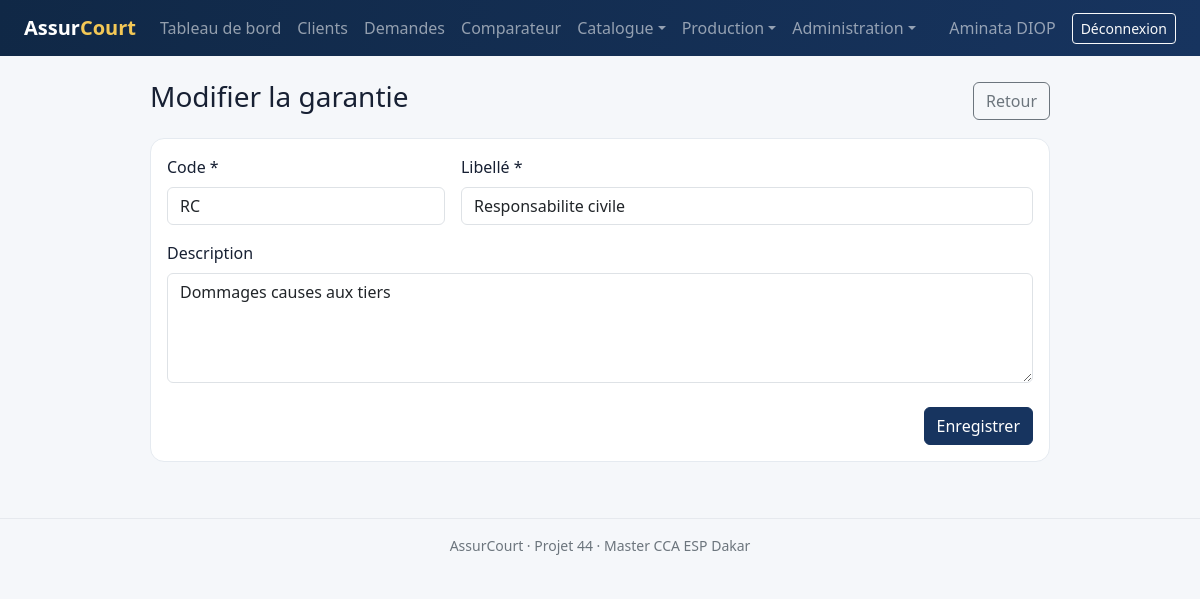
The page /public/garanties/form.php?id=1 (signed in) on the database its author committed.
### tables this page shows
CREATE TABLE garanties (
    id BIGINT UNSIGNED AUTO_INCREMENT PRIMARY KEY,
    code VARCHAR(40) NOT NULL UNIQUE,
    libelle VARCHAR(150) NOT NULL,
    description TEXT NULL
);

### includes/helpers.php (called while the page is built, shortened)
<?php
function e(?string $value): string
{
    return htmlspecialchars($value ?? '', ENT_QUOTES | ENT_SUBSTITUTE, 'UTF-8');
}

### public/garanties/form.php (the view)
<?php
require_once __DIR__.'/../../includes/bootstrap.php';require_roles(['ADMIN','RESPONSABLE']);$db=Database::connection();$id=max(0,(int)($_GET['id']??$_POST['id']??0));$d=['code'=>'','libelle'=>'','description'=>''];$error='';if($id){$s=$db->prepare('SELECT * FROM garanties WHERE id=?');$s->execute([$id]);$d=$s->fetch()?:exit('Garantie introuvable.');}if($_SERVER['REQUEST_METHOD']==='POST'){verify_csrf();foreach(array_keys($d) as $f)$d[$f]=trim((string)($_POST[$f]??''));if($d['code']===''||$d['libelle']==='')$error='Le code et le libellé sont obligatoires.';else{try{if($id)$db->prepare('UPDATE garanties SET code=?,libelle=?,description=? WHERE id=?')->execute([strtoupper($d['code']),$d['libelle'],$d['description']?:null,$id]);else{$db->prepare('INSERT INTO garanties(code,libelle,description) VALUES(?,?,?)')->execute([strtoupper($d['code']),$d['libelle'],$d['description']?:null]);$id=(int)$db->lastInsertId();}audit('ENREGISTREMENT','garantie',$id);flash('success','Garantie enregistrée.');redirect('garanties/index.php');}catch(PDOException){$error='Ce code existe déjà.';}}}$title=$id?'Modifier la garantie':'Nouvelle garantie';require __DIR__.'/../../includes/header.php';?>
<div class="form-shell"><div class="page-heading"><h1 class="h3"><?= e($title) ?></h1><a class="btn btn-outline-secondary" href="index.php">Retour</a></div><?php if($error): ?><div class="alert alert-danger"><?= e($error) ?></div><?php endif; ?><form method="post" class="card card-body"><?= csrf_field() ?><input type="hidden" name="id" value="<?= $id ?>"><div class="row g-3"><div class="col-md-4"><label class="form-label">Code *</label><input class="form-control" name="code" value="<?= e($d['code']) ?>" required></div><div class="col-md-8"><label class="form-label">Libellé *</label><input class="form-control" name="libelle" value="<?= e($d['libelle']) ?>" required></div><div class="col-12"><label class="form-label">Description</label><textarea class="form-control" rows="4" name="description"><?= e($d['description']) ?></textarea></div></div><div class="text-end mt-4"><button class="btn btn-primary">Enregistrer</button></div></form></div><?php require __DIR__.'/../../includes/footer.php'; ?>

### public/assets/css/app.css (style rules this page uses)
:root { --navy:#17345f;--blue:#2f6fae;--pale:#eaf2fb;--gold:#d4a72c;--ink:#172033 }
body { background:#f5f7fa;color:var(--ink);font-family:system-ui,-apple-system,"Segoe UI",sans-serif }
.card { border:1px solid #e5eaf0;border-radius:14px }
.btn-primary { background:var(--navy);border-color:var(--navy) }
.page-heading { display:flex;justify-content:space-between;align-items:center;gap:1rem;margin-bottom:1rem }
.form-shell { max-width:900px;margin:auto }

### rows shown on the page
garanties: code "RC", libelle "Responsabilite civile", description "Dommages causes aux tiers"

### other values the page prints
$_SESSION['user']['prenom'].' '.$_SESSION['user']['nom'] "Aminata DIOP"
$title "Modifier la garantie"
